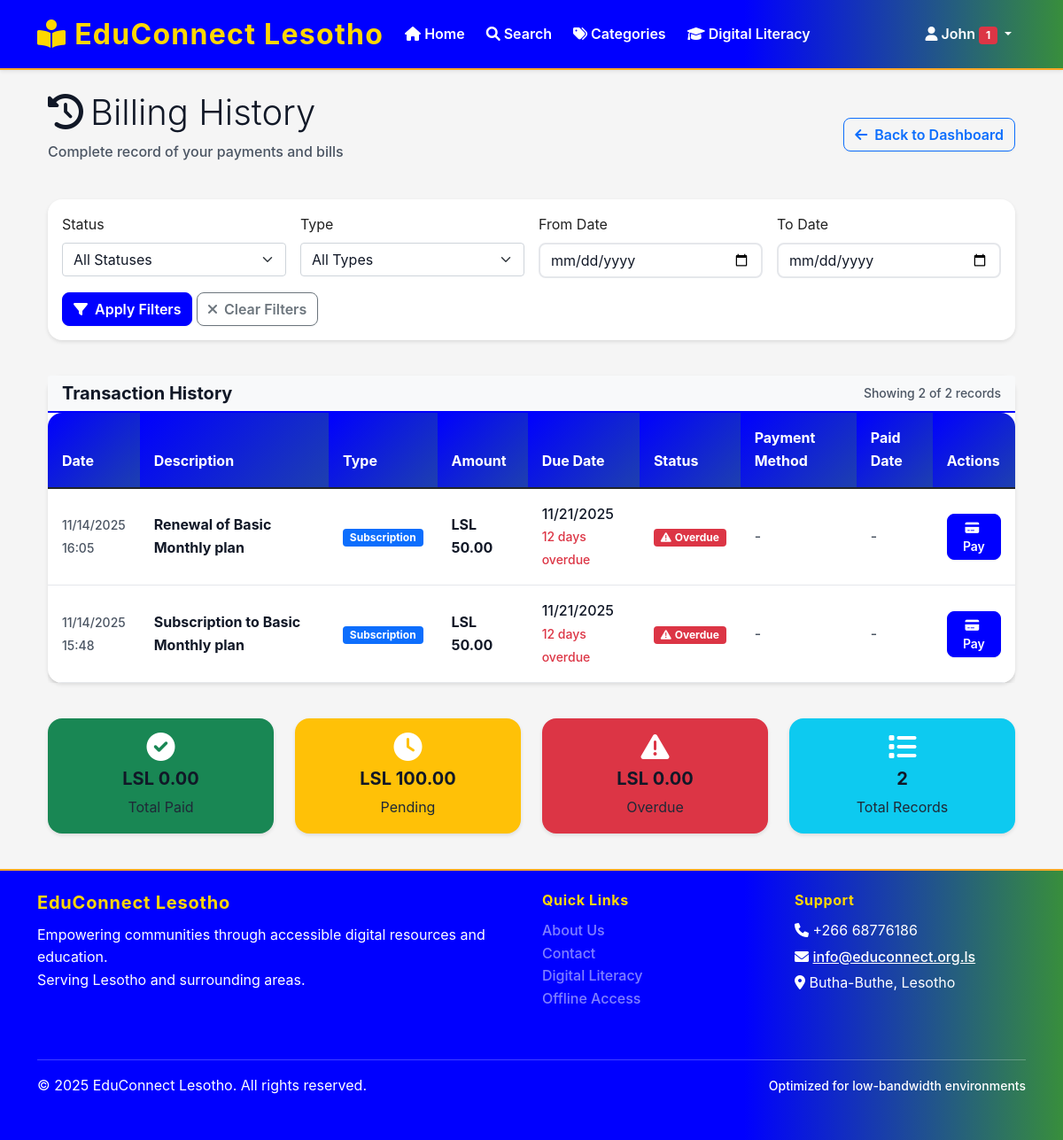
Page /subscription/history (signed in) on the earlier database version.
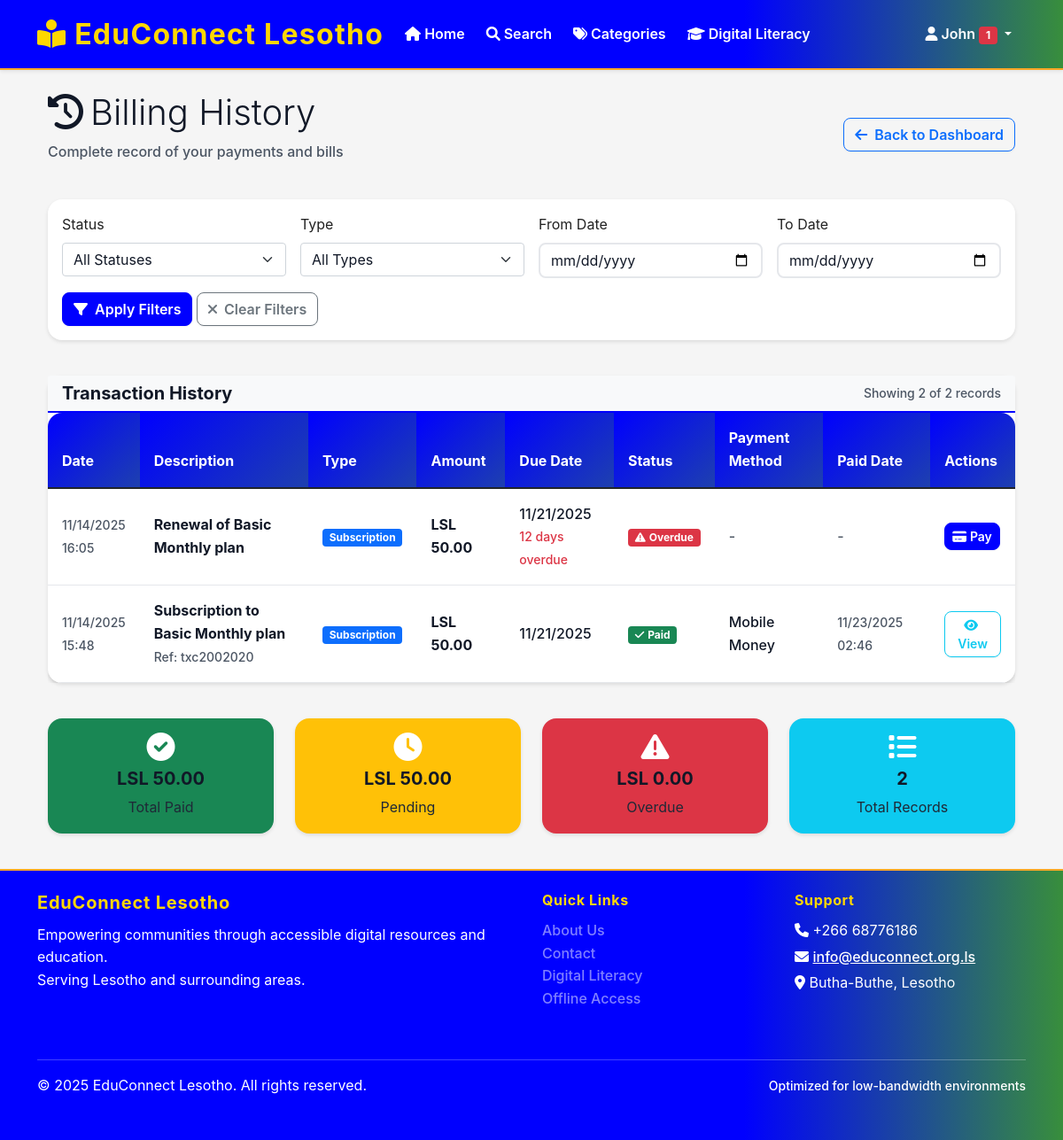
Same page on the later database version.
### app/models/subscription.py (models this page shows, shortened)
class BillingRecord(db.Model):
    __tablename__ = 'billing_records'
    id = db.Column(db.Integer, primary_key=True)
    user_id = db.Column(db.Integer, db.ForeignKey('users.id'), nullable=False)
    subscription_id = db.Column(db.Integer, db.ForeignKey('user_subscriptions.id'), nullable=True)
    amount = db.Column(Numeric(10, 2), nullable=False)
    description = db.Column(db.String(500), nullable=False)
    billing_type = db.Column(db.String(50), nullable=False)  # 'subscription', 'late_fee', 'damage_fee'
    status = db.Column(db.String(20), nullable=False, default='pending')  # 'pending', 'paid', 'overdue', 'cancelled'
    due_date = db.Column(db.DateTime, nullable=False)
    paid_date = db.Column(db.DateTime)
    payment_method = db.Column(db.String(50))  # 'cash', 'card', 'mobile_money', 'bank_transfer'
    transaction_reference = db.Column(db.String(100))
    created_at = db.Column(db.DateTime, default=datetime.utcnow)
    user = db.relationship('User', backref='billing_records')
    subscription = db.relationship('UserSubscription', backref='billing_records')
    @property
    def is_overdue(self):
        return self.status == 'pending' and datetime.utcnow() > self.due_date
    @property
    def days_overdue(self):
        if not self.is_overdue:
            return 0
        return (datetime.utcnow() - self.due_date).days

### app/routes/subscription.py (the view)
@subscription_bp.route('/history')
@login_required
def billing_history():
    page = request.args.get('page', 1, type=int)
    per_page = 20
    pagination = BillingRecord.query.filter_by(
        user_id=current_user.id
    ).order_by(BillingRecord.created_at.desc()).paginate(
        page=page, per_page=per_page, error_out=False
    )
    billing_records = pagination.items
    from sqlalchemy import func
    total_paid = BillingRecord.query.filter_by(user_id=current_user.id, status='paid').with_entities(func.sum(BillingRecord.amount)).scalar() or 0
    total_pending = BillingRecord.query.filter_by(user_id=current_user.id, status='pending').with_entities(func.sum(BillingRecord.amount)).scalar() or 0
    total_overdue = BillingRecord.query.filter_by(user_id=current_user.id, status='overdue').with_entities(func.sum(BillingRecord.amount)).scalar() or 0
    summary = type('Summary', (), {})()
    summary.total_paid = total_paid
    summary.total_pending = total_pending
    summary.total_overdue = total_overdue
    return render_template('subscription/history.html',
                         billing_records=billing_records,
                         pagination=pagination,
                         summary=summary)

### app/models/user.py (called while the page is built)
    def is_admin(self):
        return self.role.role_name == 'admin'

    def is_librarian(self):
        return self.role.role_name in ['admin', 'librarian']

### app/templates/subscription/history.html (shortened to what the changed rows need)
{% extends "base.html" %}
{% block content %}
<div class="container mt-4">
    <div class="row">
        <div class="col-12">
            <div class="d-flex justify-content-between align-items-center mb-4">
                <div>
                    <h1 class="display-6 mb-2">
                        <i class="fas fa-history me-2"></i>Billing History
                    </h1>
                </div>
            </div>
        </div>
    </div>
    <div class="row">
        <div class="col-12">
            <div class="card">
                <div class="card-body p-0">
                    {% if billing_records %}
                    <div class="table-responsive">
                        <table class="table table-hover mb-0">
                            <thead class="table-light">
                                <tr>
                                    <th>Date</th>
                                    <th>Description</th>
                                    <th>Type</th>
                                    <th>Amount</th>
                                    <th>Due Date</th>
                                    <th>Status</th>
                                    <th>Payment Method</th>
                                    <th>Paid Date</th>
                                    <th>Actions</th>
                                </tr>
                            </thead>
                            <tbody>
                                {% for record in billing_records %}
                                <tr>
                                    <td>
                                        <small class="text-muted">{{ record.created_at.strftime('%m/%d/%Y') }}</small>
                                        <br>
                                        <small class="text-muted">{{ record.created_at.strftime('%H:%M') }}</small>
                                    </td>
                                    <td>
                                        <div class="fw-bold">{{ record.description }}</div>
                                        {% if record.transaction_reference %}
                                        <small class="text-muted">Ref: {{ record.transaction_reference }}</small>
                                        {% endif %}
                                    </td>
                                    <td>
                                        <span class="badge
                                            {% if record.billing_type == 'subscription' %}bg-primary
                                            {% elif record.billing_type == 'late_fee' %}bg-warning
                                            {% elif record.billing_type == 'damage_fee' %}bg-danger
                                            {% else %}bg-secondary{% endif %}">
                                            {{ record.billing_type.replace('_', ' ').title() }}
                                        </span>
                                    </td>
                                    <td>
                                        <span class="fw-bold">LSL {{ "%.2f"|format(record.amount) }}</span>
                                    </td>
                                    <td>
                                        {{ record.due_date.strftime('%m/%d/%Y') }}
                                        {% if record.is_overdue and record.status == 'pending' %}
                                        <br><small class="text-danger">{{ record.days_overdue }} days overdue</small>
                                        {% endif %}
                                    </td>
                                    <td>
                                        {% if record.status == 'paid' %}
                                        <span class="badge bg-success">
                                            <i class="fas fa-check me-1"></i>Paid
                                        </span>
                                        {% elif record.status == 'pending' %}
                                            {% if record.is_overdue %}
                                            <span class="badge bg-danger">
                                                <i class="fas fa-exclamation-triangle me-1"></i>Overdue
                                            </span>
                                            {% else %}
                                            <span class="badge bg-warning">
                                                <i class="fas fa-clock me-1"></i>Pending
                                            </span>
                                            {% endif %}
                                        {% elif record.status == 'cancelled' %}
                                        <span class="badge bg-secondary">
                                            <i class="fas fa-times me-1"></i>Cancelled
                                        </span>
                                        {% else %}
                                        <span class="badge bg-secondary">{{ record.status.title() }}</span>
                                        {% endif %}
                                    </td>
                                    <td>
                                        {% if record.payment_method %}
                                        <span class="text-capitalize">{{ record.payment_method.replace('_', ' ') }}</span>
                                        {% else %}
                                        <span class="text-muted">-</span>
                                        {% endif %}
                                    </td>
                                    <td>
                                        {% if record.paid_date %}
                                        <small>{{ record.paid_date.strftime('%m/%d/%Y %H:%M') }}</small>
                                        {% else %}
                                        <span class="text-muted">-</span>
                                        {% endif %}
                                    </td>
                                    <td>
                                        {% if record.status == 'pending' %}
                                        <a href="{{ url_for('subscription.billing', billing_id=record.id) }}"
                                           class="btn btn-primary btn-sm">
                                            <i class="fas fa-credit-card me-1"></i>Pay
                                        </a>
                                        {% else %}
                                        <button class="btn btn-outline-info btn-sm" onclick="viewDetails({{ record.id }})">
                                            <i class="fas fa-eye me-1"></i>View
                                        </button>
                                        {% endif %}
                                    </td>
                                </tr>
                                {% endfor %}
                            </tbody>
                        </table>
                    </div>
                    {% endif %}
                </div>
            </div>
        </div>
    </div>
    {% if billing_records %}
    <div class="row mt-4">
        <div class="col-md-3">
            <div class="card bg-success text-white">
                <div class="card-body text-center">
                    <i class="fas fa-check-circle fa-2x mb-2"></i>
                    <h5 class="card-title">LSL {{ "%.2f"|format(summary.total_paid or 0) }}</h5>
                    <p class="card-text">Total Paid</p>
                </div>
            </div>
        </div>
        <div class="col-md-3">
            <div class="card bg-warning text-white">
                <div class="card-body text-center">
                    <i class="fas fa-clock fa-2x mb-2"></i>
                    <h5 class="card-title">LSL {{ "%.2f"|format(summary.total_pending or 0) }}</h5>
                    <p class="card-text">Pending</p>
                </div>
            </div>
        </div>
        <div class="col-md-3">
            <div class="card bg-danger text-white">
                <div class="card-body text-center">
                    <i class="fas fa-exclamation-triangle fa-2x mb-2"></i>
                    <h5 class="card-title">LSL {{ "%.2f"|format(summary.total_overdue or 0) }}</h5>
                    <p class="card-text">Overdue</p>
                </div>
            </div>
        </div>
        <div class="col-md-3">
            <div class="card bg-info text-white">
                <div class="card-body text-center">
                    <i class="fas fa-list fa-2x mb-2"></i>
                    <h5 class="card-title">{{ pagination.total }}</h5>
                    <p class="card-text">Total Records</p>
                </div>
            </div>
        </div>
    </div>
    {% endif %}
</div>
{% endblock %}

Differences in the rows shown:
changed BillingRecord "Subscription to Basic Monthly plan": transaction_reference (not shown) → "txc2002020"; payment_method empty → "mobile_money" (drawn); payment_method.replace (not shown) → "Mobile Money"; paid_date (not shown) → "11/23/2025 02:46"; days_overdue "12" → (not shown); status "days overdue Overdue Pay" → "Paid View"
Other differences:
{{ "%.2f"|format(summary.total_paid or 0) }}: "0.00" → "50.00"
{{ "%.2f"|format(summary.total_pending or 0) }}: "100.00" → "50.00"
